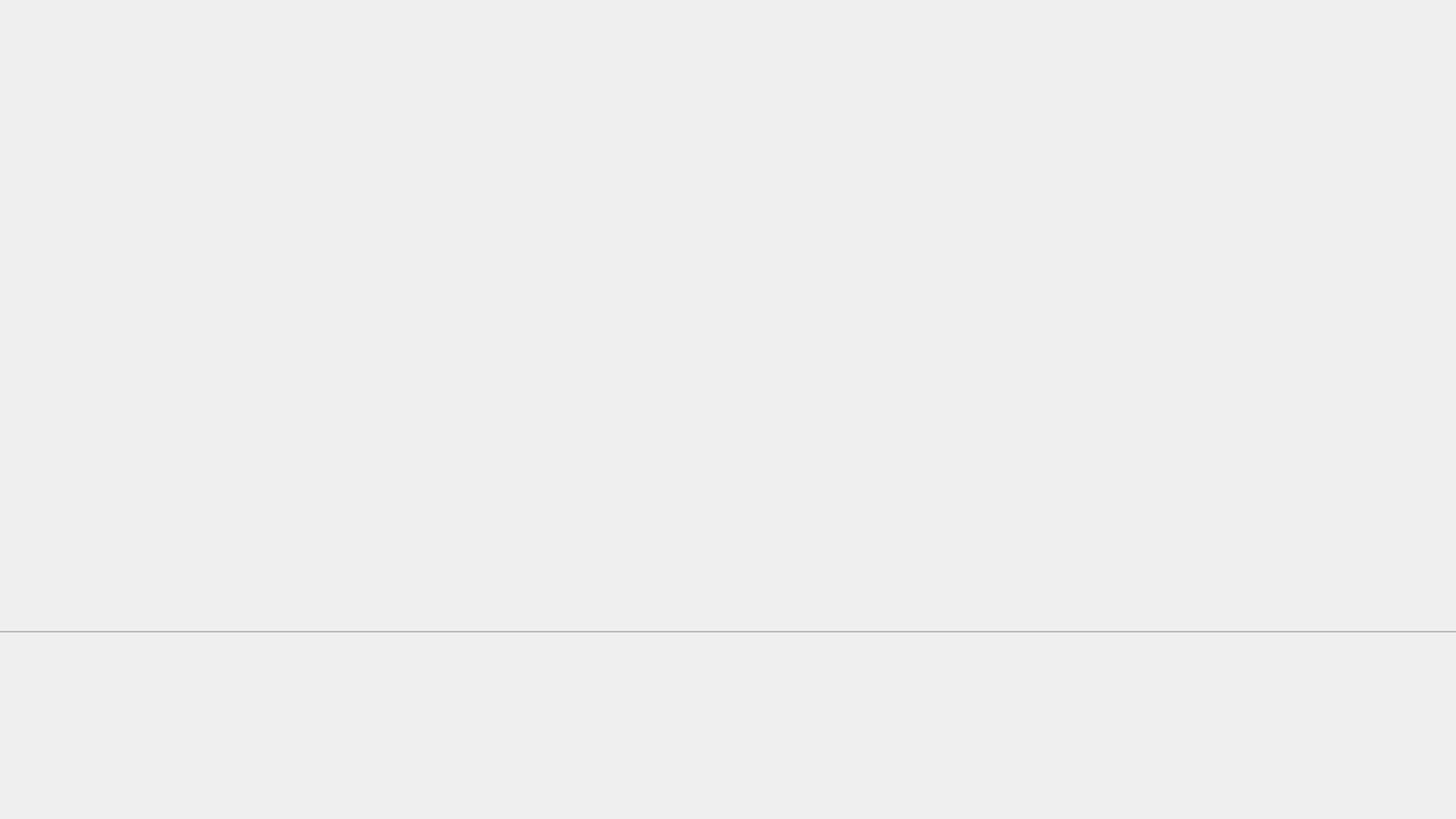
<?xml version="1.0" encoding="UTF-8"?>
<ui version="4.0">
 <class>MainWindow</class>
 <widget class="QMainWindow" name="MainWindow">
  <property name="geometry">
   <rect>
    <x>0</x>
    <y>0</y>
    <width>1920</width>
    <height>1080</height>
   </rect>
  </property>
  <property name="sizePolicy">
   <sizepolicy hsizetype="Preferred" vsizetype="Preferred">
    <horstretch>0</horstretch>
    <verstretch>0</verstretch>
   </sizepolicy>
  </property>
  <property name="minimumSize">
   <size>
    <width>1920</width>
    <height>1080</height>
   </size>
  </property>
  <property name="maximumSize">
   <size>
    <width>1920</width>
    <height>1080</height>
   </size>
  </property>
  <property name="windowTitle">
   <string>MainWindow</string>
  </property>
  <widget class="QWidget" name="centralwidget">
   <property name="sizePolicy">
    <sizepolicy hsizetype="Maximum" vsizetype="Maximum">
     <horstretch>0</horstretch>
     <verstretch>0</verstretch>
    </sizepolicy>
   </property>
   <layout class="QVBoxLayout" name="verticalLayout" stretch="9,1,0">
    <property name="spacing">
     <number>0</number>
    </property>
    <property name="leftMargin">
     <number>0</number>
    </property>
    <property name="topMargin">
     <number>0</number>
    </property>
    <property name="rightMargin">
     <number>0</number>
    </property>
    <property name="bottomMargin">
     <number>0</number>
    </property>
    <item>
     <widget class="UpBar" name="upBar">
      <property name="sizePolicy">
       <sizepolicy hsizetype="MinimumExpanding" vsizetype="Fixed">
        <horstretch>0</horstretch>
        <verstretch>0</verstretch>
       </sizepolicy>
      </property>
      <property name="maximumSize">
       <size>
        <width>1920</width>
        <height>100</height>
       </size>
      </property>
      <layout class="QHBoxLayout" name="horizontalLayout">
       <property name="spacing">
        <number>0</number>
       </property>
       <property name="leftMargin">
        <number>120</number>
       </property>
       <property name="topMargin">
        <number>0</number>
       </property>
       <property name="rightMargin">
        <number>120</number>
       </property>
       <property name="bottomMargin">
        <number>0</number>
       </property>
      </layout>
     </widget>
    </item>
    <item>
     <widget class="QStackedWidget" name="stackedWidget">
      <property name="sizePolicy">
       <sizepolicy hsizetype="Minimum" vsizetype="Maximum">
        <horstretch>0</horstretch>
        <verstretch>0</verstretch>
       </sizepolicy>
      </property>
      <property name="styleSheet">
       <string notr="true"/>
      </property>
     </widget>
    </item>
    <item>
     <widget class="QFrame" name="bottomBar">
      <property name="sizePolicy">
       <sizepolicy hsizetype="MinimumExpanding" vsizetype="Fixed">
        <horstretch>0</horstretch>
        <verstretch>0</verstretch>
       </sizepolicy>
      </property>
      <property name="frameShape">
       <enum>QFrame::Shape::StyledPanel</enum>
      </property>
      <property name="frameShadow">
       <enum>QFrame::Shadow::Raised</enum>
      </property>
      <layout class="QHBoxLayout" name="horizontalLayout1">
       <property name="spacing">
        <number>35</number>
       </property>
       <property name="leftMargin">
        <number>0</number>
       </property>
       <property name="topMargin">
        <number>0</number>
       </property>
       <property name="rightMargin">
        <number>0</number>
       </property>
       <property name="bottomMargin">
        <number>0</number>
       </property>
      </layout>
     </widget>
    </item>
   </layout>
  </widget>
 </widget>
 <customwidgets>
  <customwidget>
   <class>UpBar</class>
   <extends>QFrame</extends>
   <header location="global">Views/Components/UpBar.h</header>
   <container>1</container>
  </customwidget>
 </customwidgets>
 <resources>
  <include location="resources.qrc"/>
 </resources>
 <connections/>
</ui>
